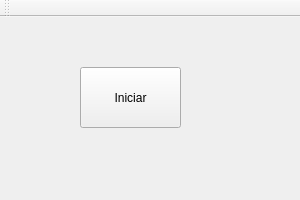
<?xml version="1.0" encoding="UTF-8"?>
<ui version="4.0">
 <class>MainWindow</class>
 <widget class="QMainWindow" name="MainWindow">
  <property name="geometry">
   <rect>
    <x>0</x>
    <y>0</y>
    <width>300</width>
    <height>200</height>
   </rect>
  </property>
  <property name="windowTitle">
   <string>MainWindow</string>
  </property>
  <widget class="QWidget" name="centralWidget">
   <widget class="QPushButton" name="pushButton">
    <property name="geometry">
     <rect>
      <x>80</x>
      <y>50</y>
      <width>101</width>
      <height>61</height>
     </rect>
    </property>
    <property name="text">
     <string>Iniciar</string>
    </property>
   </widget>
  </widget>
  <widget class="QMenuBar" name="menuBar">
   <property name="geometry">
    <rect>
     <x>0</x>
     <y>0</y>
     <width>300</width>
     <height>21</height>
    </rect>
   </property>
  </widget>
  <widget class="QToolBar" name="mainToolBar">
   <attribute name="toolBarArea">
    <enum>TopToolBarArea</enum>
   </attribute>
   <attribute name="toolBarBreak">
    <bool>false</bool>
   </attribute>
  </widget>
 </widget>
 <layoutdefault spacing="6" margin="11"/>
 <resources/>
 <connections/>
</ui>
